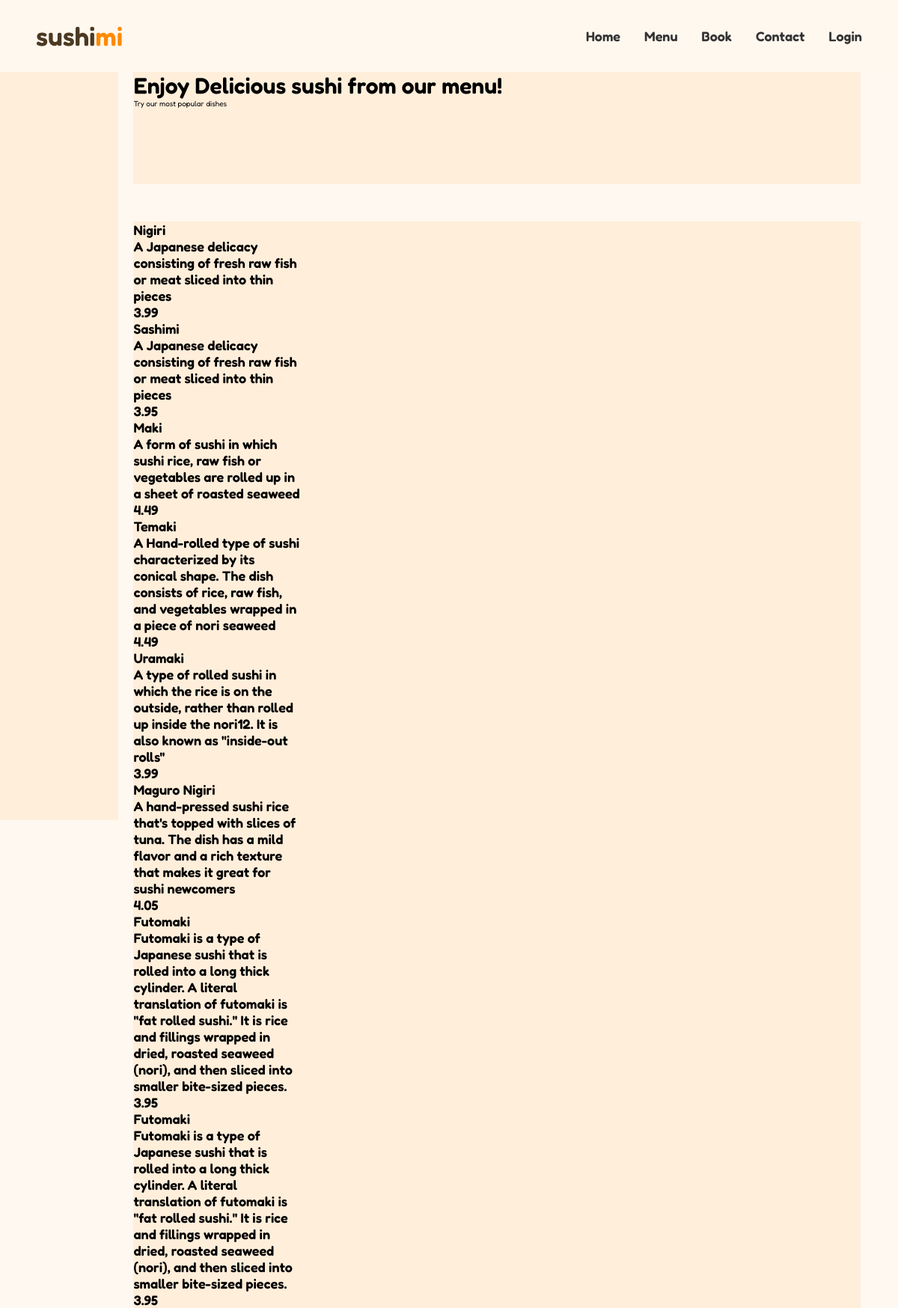
Page /pages/order_page.php on the committed database.
### tables this page shows
CREATE TABLE `products` (
  `id` int(255) NOT NULL,
  `name` text NOT NULL,
  `price` float NOT NULL,
  `description` text NOT NULL
);

### pages/order_page.php (the view, shortened to what this page needs)
<?php
include "conn.php"
?>
<!DOCTYPE html>
<html lang="en">
<head>
    <link rel="stylesheet" href="../css/style.css">
</head>
<body>
<header>
    <?php
        include '../assets/header.php';
    ?>
</header>
    <main>
        <div class="order-page-container">
            <div class="item-list"></div>
            <div class="order-page-right-side">
                <div class="hero-section-order-page">
                    <div class="hero-section-order-page-left-side">
                        <div class="title-order-page">
                            <p>Enjoy Delicious sushi from our menu!</p>
                        </div>
                        <div class="description-order-page">
                            <p>Try our most popular dishes </p>
                        </div>
                    </div>
                </div>
                <div class="order-section">
                    <?php
                        $stmt = $connection->query("SELECT * FROM products");
                        while ($row = $stmt->fetch())
                        {
                            echo '<div class="sushi-container">';
                            echo '<div class="name-sushi">' . $row['name']."<br />\n";
                            echo '<div class="price-sushi">' . $row['description']."<br />\n";
                            echo '<div class="price-sushi">' . $row['price']."<br />\n";
                            echo '</div>';
                        }
                    ?>
                </div>
            </div>
        </div>
    </main>
    </body>
</html>

### assets/header.php
<header class="header">
        <a class="logo" href="../index.php">sushi<section class="imi">mi</section></a>
        <nav class="main-mav">
            <ul class="main-nav-list">
                <li><a class="main-nav-link hover" href="../index.php">Home</a></li>
                <li><a class="main-nav-link hover" href="../pages/order_page.php">Menu</a></li>
                <li><a class="main-nav-link hover" href="../pages/book.php">Book</a></li>
                <li><a class="main-nav-link hover" href="../pages/contact.php">Contact</a></li>
                <li><a class="main-nav-link hover" href="../pages/login.php">Login</a></li>
            </ul>
        </nav>
    </header>

### css/style.css (style rules this page uses)
html { font-size: 10px; }
* { margin: 0; padding: 0; box-sizing: border-box; }
body { font-family: "Fredoka", sans-serif; background-color: #FFF8F0; }
.header { display: flex; justify-content: space-between; align-items: center; background-color:#fff8ef; height: 9.6rem; padding: 0 4.8rem; gap: 2rem; }
.logo { color:#4C3922; font-size: 3.5rem; font-weight: 600; display: flex; flex-direction: row; text-decoration: none; }
.imi { color: #FF8A00; }
.main-nav-list { list-style: none; display: flex; gap: 3.2rem; }
.main-nav-link { text-decoration: none; color: #333; font-weight: 600; font-size: 1.8rem; }
.order-page-container { display: flex; flex-direction: row; width: 100%; gap: 2rem; }
.item-list { height: 100rem; width: 16.3rem; background-color: #FFEEDA; }
.order-page-right-side { display: flex; flex-direction: column; gap: 5rem; width: 100rem; margin-right: 5rem; }
.hero-section-order-page { display: flex; flex-direction: row; justify-content: space-between; gap: 2rem; height: 15rem; width: 100%; background-color: #FFEEDA; }
.title-order-page { font-size: 3rem; font-weight: 600; }
.order-section { display: flex; flex-wrap: wrap; background-color: #FFEEDA; }
.name-sushi, .price-sushi { font-size: 1.8rem; font-weight: 600; }
.sushi-container { width: 14pc; height: auto; display: flex; flex-direction: column; }

### rows in the picture
products: name "Nigiri", description "A Japanese delicacy consisting of fresh raw fish or meat sliced into thin pieces", price "3.99"
products: name "Sashimi", description "A Japanese delicacy consisting of fresh raw fish or meat sliced into thin pieces", price "3.95"
products: name "Maki", description "A form of sushi in which sushi rice, raw fish or vegetables are rolled up in a sheet of roasted seaweed", price "4.49"
products: name "Temaki", description "A Hand-rolled type of sushi characterized by its conical shape. The dish consists of rice, raw fish, and vegetables wrapped in a piece of nori seaweed", price "4.49"
products: name "Uramaki", description "A type of rolled sushi in which the rice is on the outside, rather than rolled up inside the nori12. It is also known as \"inside-out rolls\"", price "3.99"
products: name "Maguro Nigiri", description "A hand-pressed sushi rice that's topped with slices of tuna. The dish has a mild flavor and a rich texture that makes it great for sushi newcomers", price "4.05"
products: name "Futomaki", description "Futomaki is a type of Japanese sushi that is rolled into a long thick cylinder. A literal translation of futomaki is \"fat rolled sushi.\" It is rice and fillings wrapped in dried, roasted seaweed (nori), and then sliced into smaller bite-sized pieces.", price "3.95"
products: name "Futomaki", description "Futomaki is a type of Japanese sushi that is rolled into a long thick cylinder. A literal translation of futomaki is \"fat rolled sushi.\" It is rice and fillings wrapped in dried, roasted seaweed (nori), and then sliced into smaller bite-sized pieces.", price "3.95"
